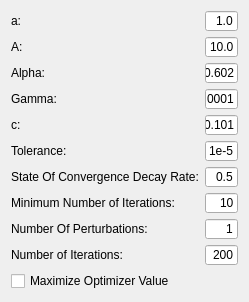
<?xml version="1.0" encoding="UTF-8"?>
<ui version="4.0">
 <class>QmitkSPSAOptimizerControls</class>
 <widget class="QWidget" name="QmitkSPSAOptimizerControls">
  <property name="geometry">
   <rect>
    <x>0</x>
    <y>0</y>
    <width>249</width>
    <height>302</height>
   </rect>
  </property>
  <property name="windowTitle">
   <string>Form</string>
  </property>
  <layout class="QVBoxLayout" name="verticalLayout">
   <item>
    <layout class="QHBoxLayout" name="horizontalLayout_18">
     <property name="spacing">
      <number>6</number>
     </property>
     <property name="bottomMargin">
      <number>0</number>
     </property>
     <item>
      <layout class="QVBoxLayout" name="verticalLayout_118">
       <item>
        <widget class="QLabel" name="textLabel29">
         <property name="enabled">
          <bool>true</bool>
         </property>
         <property name="font">
          <font>
           <weight>50</weight>
           <bold>false</bold>
          </font>
         </property>
         <property name="text">
          <string>a:</string>
         </property>
         <property name="wordWrap">
          <bool>false</bool>
         </property>
        </widget>
       </item>
       <item>
        <widget class="QLabel" name="textLabel30">
         <property name="enabled">
          <bool>true</bool>
         </property>
         <property name="font">
          <font>
           <weight>50</weight>
           <bold>false</bold>
          </font>
         </property>
         <property name="text">
          <string>A:</string>
         </property>
         <property name="wordWrap">
          <bool>false</bool>
         </property>
        </widget>
       </item>
       <item>
        <widget class="QLabel" name="textLabel31">
         <property name="enabled">
          <bool>true</bool>
         </property>
         <property name="font">
          <font>
           <weight>50</weight>
           <bold>false</bold>
          </font>
         </property>
         <property name="text">
          <string>Alpha:</string>
         </property>
         <property name="wordWrap">
          <bool>false</bool>
         </property>
        </widget>
       </item>
       <item>
        <widget class="QLabel" name="textLabel33">
         <property name="enabled">
          <bool>true</bool>
         </property>
         <property name="font">
          <font>
           <weight>50</weight>
           <bold>false</bold>
          </font>
         </property>
         <property name="text">
          <string>Gamma:</string>
         </property>
         <property name="wordWrap">
          <bool>false</bool>
         </property>
        </widget>
       </item>
       <item>
        <widget class="QLabel" name="textLabel32">
         <property name="enabled">
          <bool>true</bool>
         </property>
         <property name="font">
          <font>
           <weight>50</weight>
           <bold>false</bold>
          </font>
         </property>
         <property name="text">
          <string>c:</string>
         </property>
         <property name="wordWrap">
          <bool>false</bool>
         </property>
        </widget>
       </item>
       <item>
        <widget class="QLabel" name="textLabel34">
         <property name="enabled">
          <bool>true</bool>
         </property>
         <property name="font">
          <font>
           <weight>50</weight>
           <bold>false</bold>
          </font>
         </property>
         <property name="text">
          <string>Tolerance:</string>
         </property>
         <property name="wordWrap">
          <bool>false</bool>
         </property>
        </widget>
       </item>
       <item>
        <widget class="QLabel" name="textLabel35">
         <property name="enabled">
          <bool>true</bool>
         </property>
         <property name="font">
          <font>
           <weight>50</weight>
           <bold>false</bold>
          </font>
         </property>
         <property name="text">
          <string>State Of Convergence Decay Rate:</string>
         </property>
         <property name="wordWrap">
          <bool>false</bool>
         </property>
        </widget>
       </item>
       <item>
        <widget class="QLabel" name="textLabel36">
         <property name="enabled">
          <bool>true</bool>
         </property>
         <property name="font">
          <font>
           <weight>50</weight>
           <bold>false</bold>
          </font>
         </property>
         <property name="text">
          <string>Minimum Number of Iterations:</string>
         </property>
         <property name="wordWrap">
          <bool>false</bool>
         </property>
        </widget>
       </item>
       <item>
        <widget class="QLabel" name="textLabel37">
         <property name="enabled">
          <bool>true</bool>
         </property>
         <property name="font">
          <font>
           <weight>50</weight>
           <bold>false</bold>
          </font>
         </property>
         <property name="text">
          <string>Number Of Perturbations:</string>
         </property>
         <property name="wordWrap">
          <bool>false</bool>
         </property>
        </widget>
       </item>
       <item>
        <widget class="QLabel" name="textLabel38">
         <property name="enabled">
          <bool>true</bool>
         </property>
         <property name="font">
          <font>
           <weight>50</weight>
           <bold>false</bold>
          </font>
         </property>
         <property name="text">
          <string>Number of Iterations:</string>
         </property>
         <property name="wordWrap">
          <bool>false</bool>
         </property>
        </widget>
       </item>
      </layout>
     </item>
     <item>
      <layout class="QVBoxLayout" name="verticalLayout_36">
       <item>
        <widget class="QLineEdit" name="m_aSPSA">
         <property name="enabled">
          <bool>true</bool>
         </property>
         <property name="minimumSize">
          <size>
           <width>0</width>
           <height>20</height>
          </size>
         </property>
         <property name="font">
          <font>
           <weight>50</weight>
           <bold>false</bold>
          </font>
         </property>
         <property name="text">
          <string>1.0</string>
         </property>
         <property name="alignment">
          <set>Qt::AlignRight</set>
         </property>
        </widget>
       </item>
       <item>
        <widget class="QLineEdit" name="m_ASPSA">
         <property name="enabled">
          <bool>true</bool>
         </property>
         <property name="minimumSize">
          <size>
           <width>0</width>
           <height>20</height>
          </size>
         </property>
         <property name="font">
          <font>
           <weight>50</weight>
           <bold>false</bold>
          </font>
         </property>
         <property name="text">
          <string>10.0</string>
         </property>
         <property name="alignment">
          <set>Qt::AlignRight</set>
         </property>
        </widget>
       </item>
       <item>
        <widget class="QLineEdit" name="m_AlphaSPSA">
         <property name="enabled">
          <bool>true</bool>
         </property>
         <property name="minimumSize">
          <size>
           <width>0</width>
           <height>20</height>
          </size>
         </property>
         <property name="font">
          <font>
           <weight>50</weight>
           <bold>false</bold>
          </font>
         </property>
         <property name="text">
          <string>0.602</string>
         </property>
         <property name="alignment">
          <set>Qt::AlignRight</set>
         </property>
        </widget>
       </item>
       <item>
        <widget class="QLineEdit" name="m_cSPSA">
         <property name="enabled">
          <bool>true</bool>
         </property>
         <property name="minimumSize">
          <size>
           <width>0</width>
           <height>20</height>
          </size>
         </property>
         <property name="font">
          <font>
           <weight>50</weight>
           <bold>false</bold>
          </font>
         </property>
         <property name="text">
          <string>0.0001</string>
         </property>
         <property name="alignment">
          <set>Qt::AlignRight</set>
         </property>
        </widget>
       </item>
       <item>
        <widget class="QLineEdit" name="m_GammaSPSA">
         <property name="enabled">
          <bool>true</bool>
         </property>
         <property name="minimumSize">
          <size>
           <width>0</width>
           <height>20</height>
          </size>
         </property>
         <property name="font">
          <font>
           <weight>50</weight>
           <bold>false</bold>
          </font>
         </property>
         <property name="text">
          <string>0.101</string>
         </property>
         <property name="alignment">
          <set>Qt::AlignRight</set>
         </property>
        </widget>
       </item>
       <item>
        <widget class="QLineEdit" name="m_ToleranceSPSA">
         <property name="enabled">
          <bool>true</bool>
         </property>
         <property name="minimumSize">
          <size>
           <width>0</width>
           <height>20</height>
          </size>
         </property>
         <property name="font">
          <font>
           <weight>50</weight>
           <bold>false</bold>
          </font>
         </property>
         <property name="text">
          <string>1e-5</string>
         </property>
         <property name="alignment">
          <set>Qt::AlignRight</set>
         </property>
        </widget>
       </item>
       <item>
        <widget class="QLineEdit" name="m_StateOfConvergenceDecayRateSPSA">
         <property name="enabled">
          <bool>true</bool>
         </property>
         <property name="minimumSize">
          <size>
           <width>0</width>
           <height>20</height>
          </size>
         </property>
         <property name="font">
          <font>
           <weight>50</weight>
           <bold>false</bold>
          </font>
         </property>
         <property name="text">
          <string>0.5</string>
         </property>
         <property name="alignment">
          <set>Qt::AlignRight</set>
         </property>
        </widget>
       </item>
       <item>
        <widget class="QLineEdit" name="m_MinimumNumberOfIterationsSPSA">
         <property name="enabled">
          <bool>true</bool>
         </property>
         <property name="minimumSize">
          <size>
           <width>0</width>
           <height>20</height>
          </size>
         </property>
         <property name="font">
          <font>
           <weight>50</weight>
           <bold>false</bold>
          </font>
         </property>
         <property name="text">
          <string>10</string>
         </property>
         <property name="alignment">
          <set>Qt::AlignRight</set>
         </property>
        </widget>
       </item>
       <item>
        <widget class="QLineEdit" name="m_NumberOfPerturbationsSPSA">
         <property name="enabled">
          <bool>true</bool>
         </property>
         <property name="minimumSize">
          <size>
           <width>0</width>
           <height>20</height>
          </size>
         </property>
         <property name="font">
          <font>
           <weight>50</weight>
           <bold>false</bold>
          </font>
         </property>
         <property name="text">
          <string>1</string>
         </property>
         <property name="alignment">
          <set>Qt::AlignRight</set>
         </property>
        </widget>
       </item>
       <item>
        <widget class="QLineEdit" name="m_IterationsSPSA">
         <property name="enabled">
          <bool>true</bool>
         </property>
         <property name="minimumSize">
          <size>
           <width>0</width>
           <height>20</height>
          </size>
         </property>
         <property name="font">
          <font>
           <weight>50</weight>
           <bold>false</bold>
          </font>
         </property>
         <property name="text">
          <string>200</string>
         </property>
         <property name="alignment">
          <set>Qt::AlignRight</set>
         </property>
        </widget>
       </item>
      </layout>
     </item>
    </layout>
   </item>
   <item>
    <widget class="QCheckBox" name="m_Maximize">
     <property name="enabled">
      <bool>true</bool>
     </property>
     <property name="minimumSize">
      <size>
       <width>0</width>
       <height>20</height>
      </size>
     </property>
     <property name="font">
      <font>
       <weight>50</weight>
       <bold>false</bold>
      </font>
     </property>
     <property name="text">
      <string>Maximize Optimizer Value</string>
     </property>
    </widget>
   </item>
  </layout>
 </widget>
 <resources/>
 <connections/>
</ui>
